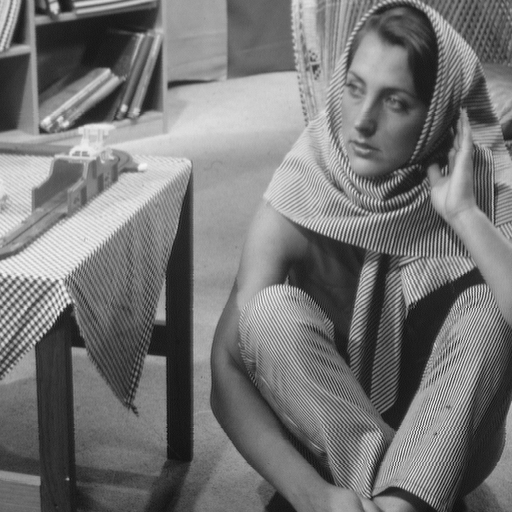
#> input picture hilbert/tp3/barbara.png, 512 x 512 px
$ jupyter execute --allow-errors tp3.ipynb
#> lines starting #> are read from the running program, lines starting #| are printed output that depends on the picture
# Analyse Hilbertienne et Fourier: FFT 2D

[cell 1]
import numpy as np
import matplotlib.pyplot as plt
import scipy

## Exercice 1 - Visualiser une FFT à deux dimensions.

Une image de $N \times M$ pixels encodée avec 256 niveaux de gris peut être interprétée comme une matrice à $N$ lignes et $M$ colonnes dont les composantes prennent des valeurs dans $[0,255] \subset \mathbb{N}$.

1) En utilisant la librairie numpy de Python, générer une matrice carrée $Z \in \mathcal{M}_{N, N}(\mathbb{R})$ dont les composantes vérifient la relation
$$
Z_{n, m}=\cos \left(\frac{2 \pi}{N} f X_{n, m}\right)
$$
où $X_{n, m}=m$. On prendra pour commencer $N=32$ et $f=1$.

[cell 2]
N = 32
M = 32

f = 1

Xn = np.arange(N)
X = np.empty((N, M))

for j in range(M):
    X[j, :] = Xn

[cell 3]
Z = np.cos((2*np.pi*f/N)*X)

2) Éxecuter la commande `plt.imshow(Z)`.

[cell 4]
plt.imshow(Z, cmap='gray')
plt.colorbar()

[cell 5]
Z2 = 255*((Z+1)/2)

3) Calculer la FFT de $Z$. Utiliser pour cela la fonction `fft2` de `numpy.fft`.

[cell 6]
Zfft = np.fft.fftshift(np.fft.fft2(Z))

4) Représenter le module de cette FFT à l'aide de la fonction fournie display_image. On pourra utiliser le paramètre vmax $=10000$ de manière à augmenter la luminosité des valeurs situées en-dessous. à la place, on pourra aussi afficher $\log _{10}(1+|\hat{Z}|)$ afin « d'aplatir » l'intervalle des valeurs affichées. On pourra également observer l'effet de la fonction fftshift sur les données à visualiser.

[cell 7]
plt.imshow(np.log10(1+np.real(Zfft)))
plt.colorbar()

# Pas de variation selon l'axe Oy
# 2 fréquence sinusoïdal selon l'axe Ox

5) La fonction `imshow` affiche une image (ici de taille $512 \times 512$ ). Les axes des abscisses et des ordonnées proposent par défaut des valeurs minimales et maximales liées à la taille de l'image. Ceci n'est pas correct lors de l'utilisation de la FFT. On lui préférera par la suite la fonction aff_img qui permet de changer les valeurs par défaut sur les axes. Une exemple d'utilisation est fourni ci-dessous

[cell 8]
plt.imshow(np.log10(1+np.real(Zfft)), extent=[-N/2, N/2, -N/2, N/2])
plt.colorbar()

6) Décrire qualitativement les résultats obtenus.

7) Reproduire la question pour $Z_2$.

[cell 9]
plt.imshow(Z, cmap='gray')
plt.colorbar()

[cell 10]
Zfft2 = np.fft.fftshift(np.fft.fft2(Z2))

plt.imshow(np.log10(1+np.real(Zfft2)), extent=[-N/2, N/2, -N/2, N/2])
plt.colorbar()

# Il y a une composantes en 0 --> Valeur moyenne

8) Créer une nouvelle matrice $Z_{3}$ vérifiant la même relation que $Z$ mais pour $f=8$. Reproduire les questions précédentes et interpréter.

[cell 11]
f3 = 8
Z3 = np.cos((2*np.pi*f3/N)*X)

[cell 12]
plt.imshow(Z3, cmap='gray')
plt.colorbar()

[cell 13]
Zfft3 = np.fft.fftshift(np.fft.fft2(Z3))

plt.imshow(np.log10(1+np.real(Zfft3)), extent=[-N/2, N/2, -N/2, N/2])
plt.colorbar()

# Les fréquences sont bien 8 fois plus grandes

9) Générer une matrice carrée $Z_{4} \in \mathcal{M}_{N, N}(\mathbb{R})$ dont les composantes vérifient la relation
$$
Z_{4, n, m}=\cos \left(\frac{2 \pi}{N}\left(f_{x} X_{n, m}+f_{y} Y_{n, m}\right)\right)
$$
où $X_{n, m}=m$ et $Y_{n, m}=n$. On prendra $N=32, f_{x}=4$ et $f_{y}=8$. Reproduire les questions précédentes et interpréter.

[cell 14]
Xn = np.arange(N)
Yn = np.arange(N)
X = np.empty((N, M))
Y = np.empty((N, M))

for j in range(M):
    X[j, :] = Xn

for i in range(N):
    Y[:, i] = Yn

[cell 15]
fx = 4
fy = 8

Z4 = np.cos((2*np.pi*f/N)*(fx*X+fy*Y))

[cell 16]
plt.imshow(Z4, cmap='gray')
plt.colorbar()
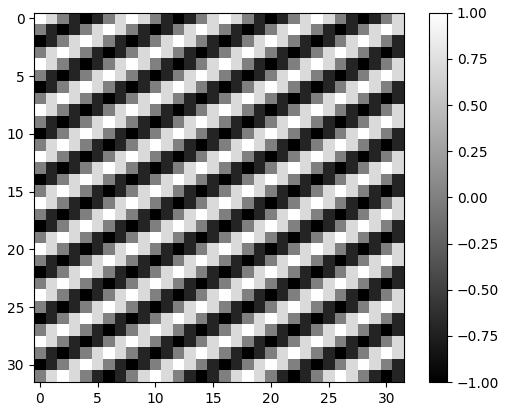
#> figure drawn by matplotlib, 2 panels

[cell 17]
Zfft4 = np.fft.fftshift(np.fft.fft2(Z4))

plt.imshow(np.log10(1+np.real(Zfft4)), extent=[-N/2, N/2, -N/2, N/2])
plt.colorbar()

# On a bien les fréquence voulu 4 sur x et 8 sur y. Et son symétrique

10) Créer la matrice $Z_{5}$ vérifiant
$$
Z_{5, n, m}=Z_{4, n, m} \exp \left(-R_{n, m}^{2}\right)
$$
où $R_{n, m}=\sqrt{\left(\frac{2 \pi}{N} X_{n, m}-\pi\right)^{2}+\left(\frac{2 \pi}{N} Y_{n, m}-\pi\right)^{2}}$. Répéter les questions précédentes pour cette nouvelle matrice.

[cell 18]
π = np.pi
R = np.sqrt(((2*π/N)*X-π)**2 + ((2*π/N)*Y-π)**2 )
Z5 = Z4*np.exp(-R)

[cell 19]
plt.imshow(Z5, cmap='gray')
plt.colorbar()
# Sorte de gausienne
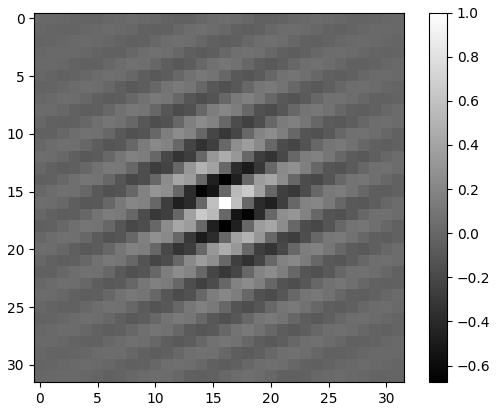
#> figure drawn by matplotlib, 2 panels

[cell 20]
Zfft5 = np.fft.fftshift(np.fft.fft2(Z5))

plt.imshow(np.real(Zfft5), extent=[-N/2, N/2, -N/2, N/2])
plt.colorbar()

# Z5 = Z4×Gauss -> F[Z5] = F[Z4]*F[Gauss]
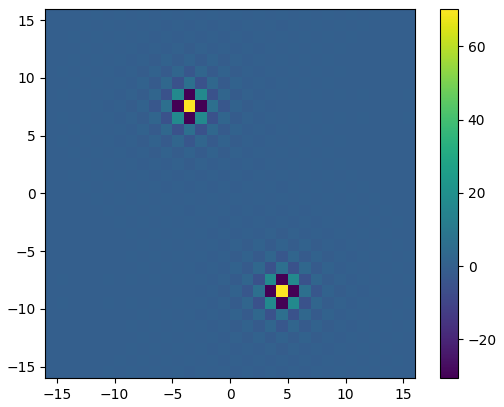
#> figure drawn by matplotlib, 2 panels

11) Répéter les mêmes questions pour $Z_{6}=\operatorname{sign}\left(Z_{1}\right)$ où on aura pris $f=2$ et $Z_{7}=\operatorname{sign}\left(Z_{4}\right)$ pour $f_{x}=2$ et $f_{y}=2$.

[cell 21]
f1 = 2
Z1 = np.cos((2*np.pi*f1/N)*X)

fx_bis = 4
fy_bis = 8

Z4_bis = np.cos((2*np.pi*f1/N)*(fx_bis*X+fy_bis*Y))

Z6 = np.sign(Z1)

Z7 = np.sign(Z4_bis)

[cell 22]
plt.imshow(Z6, cmap='gray')
plt.colorbar()
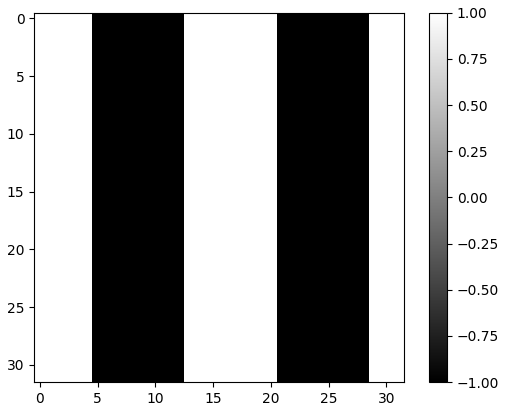
#> figure drawn by matplotlib, 2 panels

[cell 23]
Zfft6 = np.fft.fftshift(np.fft.fft2(Z6))

plt.imshow(np.real(Zfft6), extent=[-N/2, N/2, -N/2, N/2])
plt.colorbar()
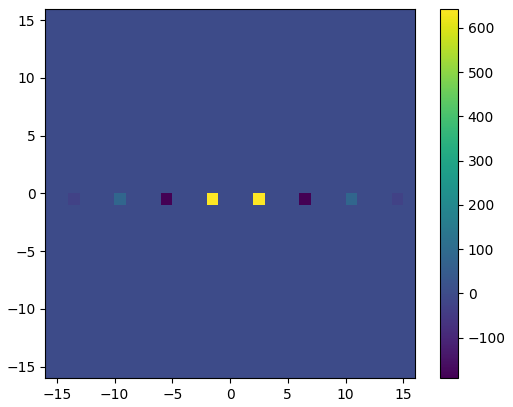
#> figure drawn by matplotlib, 2 panels

[cell 24]
plt.imshow(Z7, cmap='gray')
plt.colorbar()
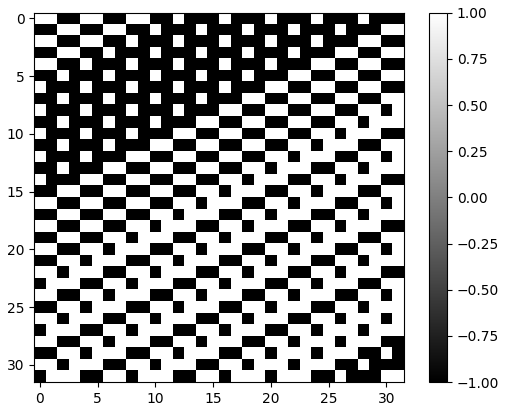
#> figure drawn by matplotlib, 2 panels

[cell 25]
Zfft7 = np.fft.fftshift(np.fft.fft2(Z7))

plt.imshow(np.real(Zfft7), extent=[-N/2, N/2, -N/2, N/2])
plt.colorbar()
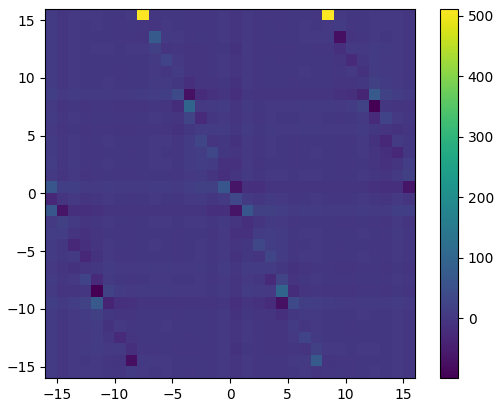
#> figure drawn by matplotlib, 2 panels

12) Ouvrir l'image `barbara.png` et la stocker dans la variable $i$. Nous souhaitons voir dans cette question l'effet d'une "troncature" en fréquence. Créer pour cela les cinq matrices carrées suivantes de taille $N \times N$
$$
\begin{aligned}
&R_{1, n, m}=\left(X_{n, m}-256\right)^{2}+\left(Y_{n, m}-256\right)^{2} \\
&R_{2, n, m}=\left(X_{n, m}-183\right)^{2}+\left(Y_{n, m}-318\right)^{2} \\
&R_{3, n, m}=\left(X_{n, m}-338\right)^{2}+\left(Y_{n, m}-192\right)^{2} \\
&R_{4, n, m}=\left(X_{n, m}-205\right)^{2}+\left(Y_{n, m}-211\right)^{2} \\
&R_{5, n, m}=\left(X_{n, m}-305\right)^{2}+\left(Y_{n, m}-311\right)^{2}
\end{aligned}
$$
À l'aide de la FFT inverse, créer l'image $Z_{8}$ vérifiant la relation
$$
Z_{8}=\operatorname{ifft}\left(\exp \left(-R_{1} / 200\right) \cdot \operatorname{fft}(i)\right)
$$
La notation - désigne ici la multiplication terme à terme. Afficher $Z_{8}$ et interpréter le résultat. Reproduire la question pour
$$
Z_{9}=\operatorname{ifft}\left(\left(\exp \left(-R_{1} / 200\right)+\sum_{k=2}^{5} \exp \left(-R_{k} / 50\right)\right) \cdot \operatorname{fft}(i)\right)
$$

[cell 26]
from skimage import io
image = io.imread('./barbara.png', as_gray=True)
#> image is the input picture: shape (512, 512) float64; min 0.0471, max 0.965, mean 0.46

[cell 27]
plt.imshow(image, cmap='gray')

[cell 28]
N = 512
M = 512

Xn = np.arange(N)
Yn = np.arange(N)
X = np.empty((N, M))
Y = np.empty((N, M))
for j in range(M):
    X[j, :] = Xn
for i in range(N):
    Y[:, i] = Yn

tronc1 = (256, 256)
tronc2 = (183, 318)
tronc3 = (338, 192)
tronc4 = (205, 211)
tronc5 = (305, 311)

R1 = (X-tronc1[0])**2 + (Y-tronc1[1])**2
R2 = (X-tronc2[0])**2 + (Y-tronc2[1])**2
R3 = (X-tronc3[0])**2 + (Y-tronc3[1])**2
R4 = (X-tronc4[0])**2 + (Y-tronc4[1])**2
R5 = (X-tronc5[0])**2 + (Y-tronc5[1])**2

[cell 29]
plt.imshow(R1)
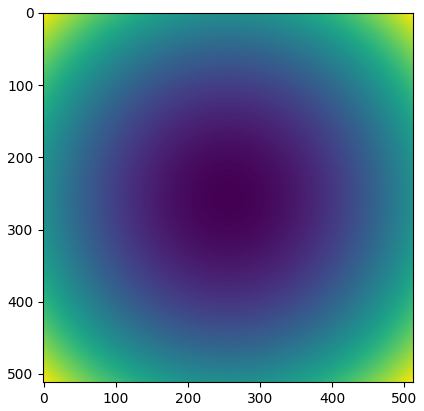
#> figure drawn by matplotlib, 1 panel

[cell 30]
plt.imshow(np.exp(-R1/200))
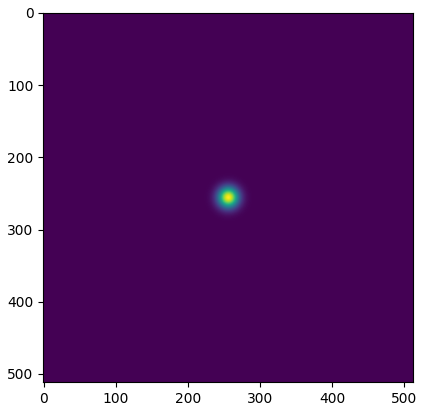
#> figure drawn by matplotlib, 1 panel

[cell 31]
Z8 = np.abs(np.fft.ifft2(np.exp(-R1/200)*np.fft.fft2(image)))
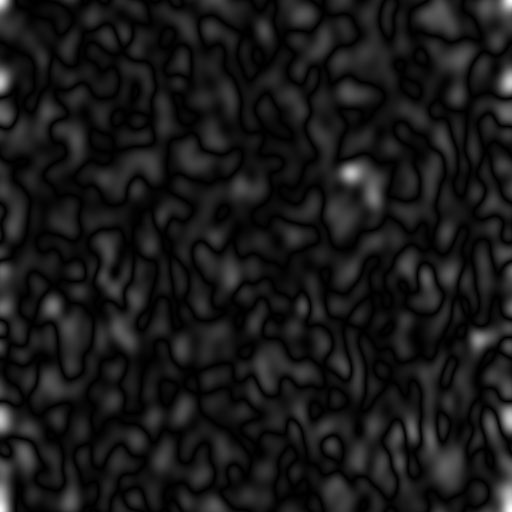
#> Z8: shape (512, 512) float64; min 3.97e-11, max 0.000446, mean 4.33e-05; drawn with min black and max white

[cell 32]
np.min(Z8)
#> Out = 3.97e-11
